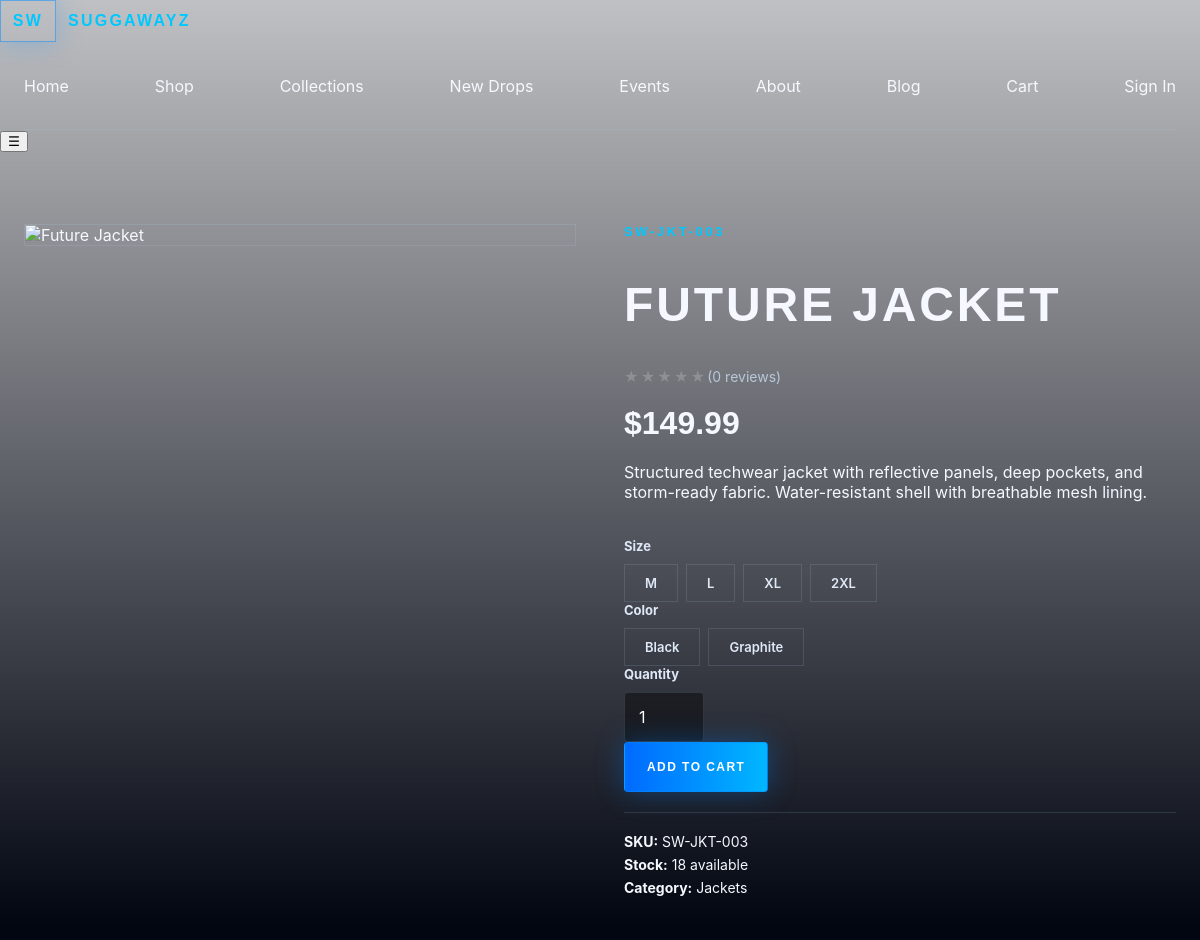
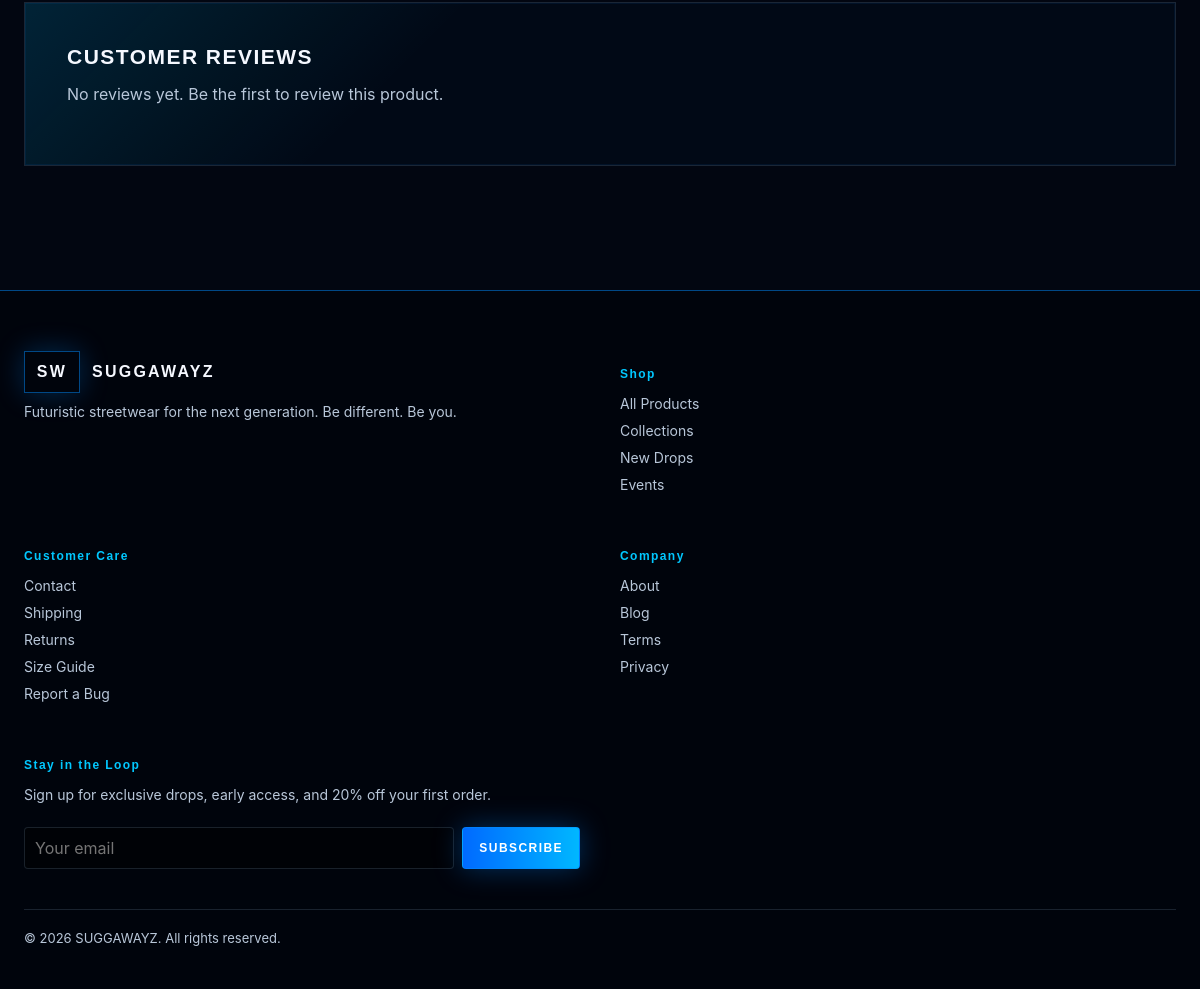
The page /?page=product&slug=future-jacket on the database its author committed (2 pictures, top to bottom).
### tables this page shows
CREATE TABLE `site_settings` (
  `id` bigint unsigned NOT NULL AUTO_INCREMENT,
  `setting_key` varchar(120) NOT NULL,
  `setting_value` text,
  `created_at` timestamp NULL DEFAULT CURRENT_TIMESTAMP,
  `updated_at` timestamp NULL DEFAULT CURRENT_TIMESTAMP ON UPDATE CURRENT_TIMESTAMP,
  PRIMARY KEY (`id`),
  UNIQUE KEY `setting_key` (`setting_key`)
);

CREATE TABLE `products` (
  `id` bigint unsigned NOT NULL AUTO_INCREMENT,
  `name` varchar(160) NOT NULL,
  `sku` varchar(80) NOT NULL,
  `slug` varchar(180) NOT NULL,
  `description` text NOT NULL,
  `short_description` varchar(255) DEFAULT NULL,
  `seo_description` varchar(255) DEFAULT NULL,
  `price` decimal(10,2) NOT NULL,
  `sale_price` decimal(10,2) DEFAULT NULL,
  `cost_price` decimal(10,2) DEFAULT NULL,
  `sizes` json DEFAULT NULL,
  `colors` json DEFAULT NULL,
  `images` json DEFAULT NULL,
  `videos` json DEFAULT NULL,
  `is_featured` tinyint(1) NOT NULL DEFAULT '0',
  `is_new` tinyint(1) NOT NULL DEFAULT '0',
  `status` enum('draft','active','archived') NOT NULL DEFAULT 'active',
  `category_id` bigint unsigned DEFAULT NULL,
  `meta_title` varchar(180) DEFAULT NULL,
  `meta_description` varchar(255) DEFAULT NULL,
  `created_at` timestamp NULL DEFAULT CURRENT_TIMESTAMP,
  `updated_at` timestamp NULL DEFAULT CURRENT_TIMESTAMP ON UPDATE CURRENT_TIMESTAMP,
  PRIMARY KEY (`id`),
  UNIQUE KEY `sku` (`sku`),
  UNIQUE KEY `slug` (`slug`),
  KEY `category_id` (`category_id`),
  CONSTRAINT `products_ibfk_1` FOREIGN KEY (`category_id`) REFERENCES `categories` (`id`) ON DELETE SET NULL
);

CREATE TABLE `categories` (
  `id` bigint unsigned NOT NULL AUTO_INCREMENT,
  `name` varchar(120) NOT NULL,
  `slug` varchar(140) NOT NULL,
  `description` text,
  `image` varchar(255) DEFAULT NULL,
  `parent_id` bigint unsigned DEFAULT NULL,
  `sort_order` int NOT NULL DEFAULT '0',
  `active` tinyint(1) NOT NULL DEFAULT '1',
  `created_at` timestamp NULL DEFAULT CURRENT_TIMESTAMP,
  PRIMARY KEY (`id`),
  UNIQUE KEY `slug` (`slug`),
  KEY `parent_id` (`parent_id`),
  CONSTRAINT `categories_ibfk_1` FOREIGN KEY (`parent_id`) REFERENCES `categories` (`id`) ON DELETE SET NULL
);

### public/index.php (called while the page is built, shortened)
<?php
$page = $_GET['page'] ?? 'home';
$user = current_user();
switch ($page) {
    case 'product':
        $slug = $_GET['slug'] ?? '';
        $stmt = db()->prepare('SELECT p.*, (SELECT i.stock_quantity FROM inventory i WHERE i.product_id = p.id LIMIT 1) as stock_quantity, c.name as category_name, c.slug as category_slug FROM products p LEFT JOIN categories c ON c.id = p.category_id WHERE p.slug = ? AND p.status = "active"');
        $stmt->execute([$slug]);
        $product = $stmt->fetch();
        $images = json_decode($product['images'] ?? '[]', true);
        $sizes = json_decode($product['sizes'] ?? '[]', true);
        $colors = json_decode($product['colors'] ?? '[]', true);
        $reviews = db()->prepare('SELECT r.*, u.full_name, u.avatar FROM reviews r JOIN users u ON u.id = r.user_id WHERE r.product_id = ? AND r.is_approved = 1 ORDER BY r.created_at DESC')->execute([(int)$product['id']]) ? db()->query('SELECT r.*, u.full_name, u.avatar FROM reviews r JOIN users u ON u.id = r.user_id WHERE r.product_id = 0')->fetchAll() : [];
        $related = db()->prepare('SELECT p.*, (SELECT i.stock_quantity FROM inventory i WHERE i.product_id = p.id LIMIT 1) as stock_quantity FROM products p WHERE p.category_id = ? AND p.id != ? AND p.status = "active" LIMIT 4');
        $related->execute([(int)$product['category_id'], (int)$product['id']]);
        $relatedProducts = $related->fetchAll();
        $hero_class = 'hero-product';
        $content = render_product_detail($product, $images, $sizes, $colors, $reviews, $relatedProducts, $user);
        break;
    ob_start(); ?>
    <?php $content = ob_get_clean();
}
require dirname(__DIR__) . '/app/Views/layouts/main.php';

### app/Helpers/functions.php (called while the page is built, shortened)
<?php
function config(string $key, mixed $default = null): mixed
{
    static $loaded = [];
    $parts = explode('.', $key, 2);
    $file = $parts[0];
    if (!isset($loaded[$file])) {
        $path = dirname(__DIR__, 2) . "/config/{$file}.php";
        $loaded[$file] = file_exists($path) ? require $path : [];
    }
    if (!isset($parts[1])) return $loaded[$file];
    $value = $loaded[$file];
    return $value;
}
function db(): PDO
{
    static $pdo = null;
    if ($pdo) return $pdo;
    $cfg = config('database');
    $pdo = new PDO(
        "mysql:host={$cfg['host']};port={$cfg['port']};dbname={$cfg['database']};charset={$cfg['charset']}",
        $cfg['username'],
        $cfg['password'],
        [
            PDO::ATTR_ERRMODE => PDO::ERRMODE_EXCEPTION,
            PDO::ATTR_DEFAULT_FETCH_MODE => PDO::FETCH_ASSOC,
            PDO::ATTR_EMULATE_PREPARES => false,
        ]
    );
    return $pdo;
}
function e(?string $value): string
{
    return htmlspecialchars((string)$value, ENT_QUOTES, 'UTF-8');
}
function current_user(): ?array
{
    if (empty($_SESSION['user_id'])) return null;
    $stmt = db()->prepare('SELECT * FROM users WHERE id = ? LIMIT 1');
    $stmt->execute([(int)$_SESSION['user_id']]);
    return $stmt->fetch() ?: null;
}
function site_setting(string $key, string $default = ''): string
{
    $stmt = db()->prepare('SELECT setting_value FROM site_settings WHERE setting_key = ?');
    $stmt->execute([$key]);
    $val = $stmt->fetchColumn();
    return $val !== false && $val !== null ? (string)$val : $default;
}

### app/Views/render.php (the view, shortened to what this page needs)
    <?php
function render_product_detail(array $product, array $images, array $sizes, array $colors, array $reviews, array $related, ?array $user): string
{
    $rating = db()->prepare('SELECT COALESCE(AVG(rating), 0) as avg_rating, COUNT(*) as count FROM reviews WHERE product_id = ? AND is_approved = 1');
    $rating->execute([(int)$product['id']]);
    $ratingData = $rating->fetch();
    ob_start(); ?>
    <div class="product-detail">
      <div class="product-gallery">
        <div class="gallery-main">
          <img src="<?= e($images[0] ?? '/assets/img/background.png') ?>" alt="<?= e($product['name']) ?>">
        </div>
      </div>
      <div class="product-info">
        <p class="eyebrow"><?= e($product['sku']) ?></p>
        <h2><?= e($product['name']) ?></h2>
        <div class="rating">
          <?php for ($i = 1; $i <= 5; $i++): ?>
            <span class="star <?= $i <= round((float)$ratingData['avg_rating']) ? 'filled' : '' ?>">★</span>
          <?php endfor; ?>
          <span>(<?= (int)$ratingData['count'] ?> reviews)</span>
        </div>
        <div class="product-price">
          <?php if ($product['sale_price']): ?>
            <span class="sale-price">$<?= e(number_format((float)$product['sale_price'], 2)) ?></span>
            <span class="original-price">$<?= e(number_format((float)$product['price'], 2)) ?></span>
          <?php else: ?>
            <span>$<?= e(number_format((float)$product['price'], 2)) ?></span>
          <?php endif; ?>
        </div>
        <p><?= nl2br(e($product['description'])) ?></p>
        <form method="post">
          <?php if (!empty($sizes)): ?>
            <div class="option-group">
              <label>Size</label>
              <div class="option-buttons">
                <?php foreach ($sizes as $size): ?>
                  <label class="option-btn">
                    <span><?= e($size) ?></span>
                  </label>
                <?php endforeach; ?>
              </div>
            </div>
          <?php endif; ?>
          <?php if (!empty($colors)): ?>
            <div class="option-group">
              <label>Color</label>
              <div class="option-buttons">
                <?php foreach ($colors as $color): ?>
                  <label class="option-btn">
                    <span><?= e($color) ?></span>
                  </label>
                <?php endforeach; ?>
              </div>
            </div>
          <?php endif; ?>
          <div class="option-group">
            <label>Quantity</label>
            <input type="number" name="quantity" value="1" min="1" max="99" style="width:80px">
          </div>
          <div class="product-actions">
            <button class="button primary" type="submit" <?= $product['stock_quantity'] < 1 ? 'disabled' : '' ?>>
              <?= $product['stock_quantity'] < 1 ? 'Sold Out' : 'Add to Cart' ?>
            </button>
          </div>
        </form>
        <div class="product-meta-info">
          <p><strong>SKU:</strong> <?= e($product['sku']) ?></p>
          <p><strong>Stock:</strong> <?= $product['stock_quantity'] > 0 ? e((string)$product['stock_quantity']) . ' available' : 'Sold Out' ?></p>
          <p><strong>Category:</strong> <a href="/?page=shop&category=<?= e($product['category_slug'] ?? '') ?>"><?= e($product['category_name'] ?? 'Uncategorized') ?></a></p>
        </div>
      </div>
    </div>
    <section class="panel" style="margin-top:40px">
      <h3>Customer Reviews</h3>
      <?php if (empty($reviews)): ?>
        <p>No reviews yet. Be the first to review this product.</p>
      <?php endif; ?>
    </section>
    <?php
    return ob_get_clean();
}
    ob_start(); ?>

### app/Views/layouts/main.php (shortened to what this page needs)
<?php
$footerTagline = site_setting('footer_tagline', 'Futuristic streetwear for the next generation. Be different. Be you.');
$siteIcon = site_setting('site_icon_text', 'SW');
?><!DOCTYPE html>
<html lang="en">
<head>
  <link rel="stylesheet" href="/assets/css/style.css">
</head>
<body>
  <header class="header">
    <div class="header-inner">
      <a href="/" class="brand">
        <span class="brand-mark"><?= e($siteIcon) ?></span>
        <span>SUGGAWAYZ</span>
      </a>
      <nav class="nav">
        <a href="/">Home</a>
        <a href="/?page=shop">Shop</a>
        <a href="/?page=collections">Collections</a>
        <a href="/?page=new-drops">New Drops</a>
        <a href="/?page=lookbook">Events</a>
        <a href="/?page=about">About</a>
        <a href="/?page=blog">Blog</a>
        <a href="/?page=cart" class="cart-link">Cart <?php if (cart_count() > 0): ?><span class="cart-badge"><?= e((string)cart_count()) ?></span><?php endif; ?></a>
        <?php if ($user): ?>
          <a href="/?page=<?= is_admin($user) ? 'admin' : 'account' ?>" class="nav-account"><?= e($user['full_name'] ?: $user['username']) ?></a>
          <form method="post" class="inline-form" style="margin:0"><input type="hidden" name="action" value="logout"><?= csrf_field() ?><button class="button" style="padding:4px 8px;min-height:auto;font-size:11px">Logout</button></form>
        <?php else: ?>
          <a href="/?page=login" class="nav-account">Sign In</a>
        <?php endif; ?>
      </nav>
      <button class="menu-toggle" aria-label="Menu">☰</button>
    </div>
  </header>
  <main class="main <?= $hero_class ?? '' ?>">
    <?= $content ?? '' ?>
  </main>
  <footer class="footer">
    <div class="footer-inner">
      <div class="footer-grid">
        <div class="footer-col">
          <div class="brand">
            <span class="brand-mark"><?= e($siteIcon) ?></span>
            <span>SUGGAWAYZ</span>
          </div>
          <p><?= e($footerTagline) ?></p>
        </div>
        <div class="footer-col">
          <h4>Shop</h4>
          <a href="/?page=shop">All Products</a>
          <a href="/?page=collections">Collections</a>
          <a href="/?page=new-drops">New Drops</a>
          <a href="/?page=lookbook">Events</a>
        </div>
        <div class="footer-col">
          <h4>Customer Care</h4>
          <a href="/?page=contact">Contact</a>
          <a href="/?page=shipping">Shipping</a>
          <a href="/?page=returns">Returns</a>
          <a href="/?page=size-guide">Size Guide</a>
          <a href="/?page=bug-report">Report a Bug</a>
        </div>
        <div class="footer-col">
          <h4>Company</h4>
          <a href="/?page=about">About</a>
          <a href="/?page=blog">Blog</a>
          <a href="/?page=terms">Terms</a>
          <a href="/?page=privacy">Privacy</a>
        </div>
        <div class="footer-col">
          <h4>Stay in the Loop</h4>
          <p><?= e(site_setting('hero_subscribe', 'Subscribe for exclusive drops and early access.')) ?></p>
          <form method="post" action="/?page=subscribe" class="footer-form">
            <input type="email" name="email" placeholder="Your email" required>
            <button type="submit" class="button primary">Subscribe</button>
          </form>
        </div>
      </div>
      <div class="footer-bottom">
        <p>&copy; <?= date('Y') ?> SUGGAWAYZ. All rights reserved.</p>
      </div>
    </div>
  </footer>
</body>
</html>

### rows shown on the page
site_settings: setting_value "SW"
products: name "FUTURE JACKET", price "149.99", description "Structured techwear jacket with reflective panels, deep pockets, and storm-ready fabric. Water-resistant shell with breathable mesh lining.", sku "SW-JKT-003", category.name "Jackets"
site_settings: setting_value "Futuristic streetwear for the next generation. Be different. Be you."
site_settings: setting_value "Sign up for exclusive drops, early access, and 20% off your first order."

### other values the page prints
$ratingData['count'] "0"
$size "M"
$size "L"
$size "XL"
$size "2XL"
$color "Black"
$color "Graphite"
$product['stock_quantity'] "18"
